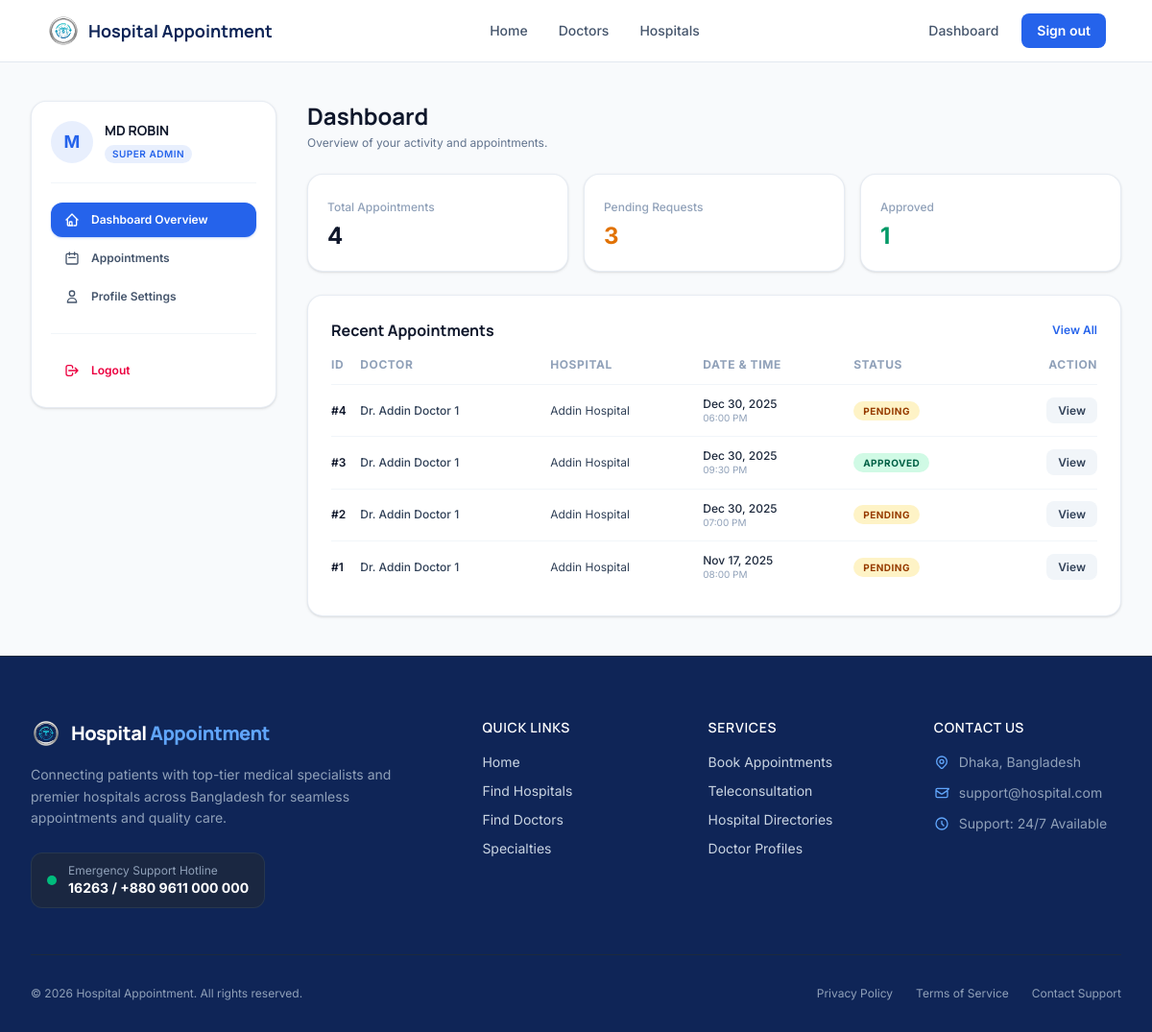
Page /user/dashboard/ (signed in) on the earlier database version.
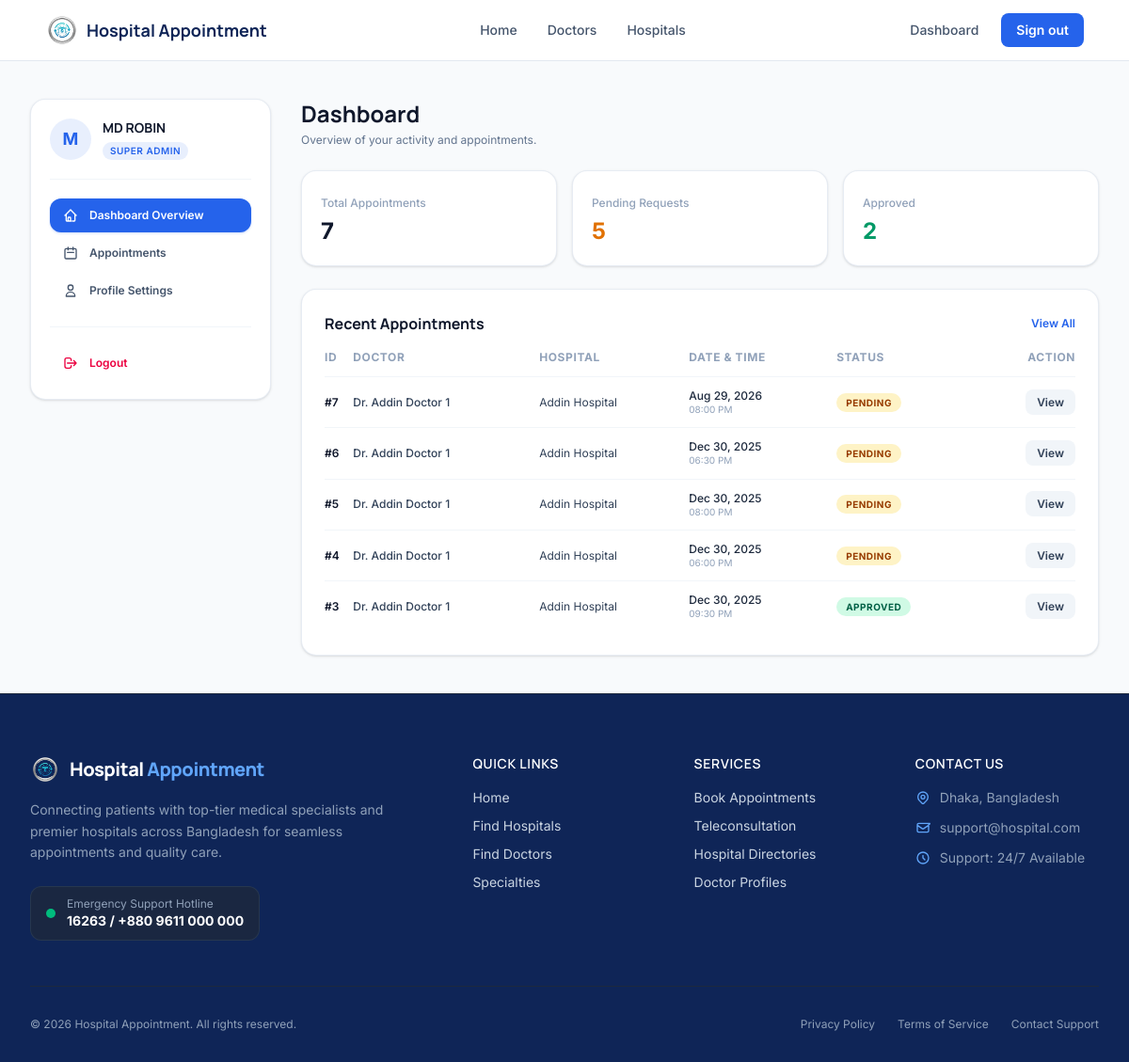
Same page on the later database version.
### apps/userApp/models.py (models this page shows, shortened)
class CustomUser(AbstractBaseUser, PermissionsMixin):
    full_name = models.CharField(max_length=255)
    email = models.EmailField(unique=True)
    phone = models.CharField(max_length=20, unique=True, blank=True, null=True)
    role = models.CharField(
        max_length=50,
        choices=ROLE_CHOICES,
        default='patient', # Default role for self-registered users
        help_text="Defines the user's role in the system."
    )
    hospital = models.ManyToManyField(
        'hospitalApp.Hospital',
        related_name='users',
        help_text="Hospital this user is associated with (Null for Super Admin/Patient)."
    )
    created_at = models.DateTimeField(default=timezone.now)
    is_active = models.BooleanField(default=True)
    is_staff = models.BooleanField(default=False)
    is_superuser = models.BooleanField(default=False)
    last_login = models.DateTimeField(null=True, blank=True)
    date_joined = models.DateTimeField(default=timezone.now)
    objects = CustomUserManager()
    USERNAME_FIELD = 'email'
    REQUIRED_FIELDS = ['full_name', 'role']

### apps/appointmentApp/models.py (models this page shows, shortened)
class Appointment(models.Model):
    patient = models.ForeignKey(
        CustomUser,
        on_delete=models.PROTECT,
        related_name="appointments_as_patient",
        limit_choices_to={"role": "patient"},
    )
    hospital = models.ForeignKey(
        Hospital, on_delete=models.PROTECT, related_name="appointments"
    )
    doctor = models.ForeignKey(
        DoctorProfile, on_delete=models.PROTECT, related_name="appointments"
    )
    appointment_date = models.DateField()
    appointment_time = models.TimeField()
    status = models.CharField(
        max_length=20, choices=APPOINTMENT_STATUS_CHOICES, default="pending"
    )
    created_by = models.ForeignKey(
        CustomUser,
        on_delete=models.PROTECT,
        related_name="appointments_created",
        help_text="User (Patient, Staff, or Admin) who booked the appointment.",
    )
    created_at = models.DateTimeField(default=timezone.now)
    class Meta:
        ordering = ["appointment_date", "appointment_time"]

### apps/doctorApp/models.py (models this page shows, shortened)
class DoctorProfile(models.Model):
    user = models.OneToOneField(
        CustomUser,
        on_delete=models.CASCADE,
        primary_key=True,
        related_name="doctor_profile",
        limit_choices_to={
            "role": "doctor"
        },  # Ensures only 'doctor' users get a profile
    )
    hospital = models.ManyToManyField(
        Hospital,
        related_name="doctors",
        help_text="One doctor can belongs to multiple hospitals.",
    )
    specialized = models.ManyToManyField(DoctorSpecialized, related_name="doctors")
    image = models.URLField(blank=True, null=True)
    chamber_room = models.CharField(max_length=50, blank=True, null=True)  # Optional
    fee = models.DecimalField(max_digits=10, decimal_places=2, default=0.00)
    search_count = models.PositiveIntegerField(default=0)
    created_at = models.DateTimeField(default=timezone.now)
    class Meta:
        verbose_name = "Doctor Profile"
        verbose_name_plural = "Doctor Profiles"

### apps/hospitalApp/models.py (models this page shows, shortened)
class Hospital(models.Model):
    name = models.CharField(max_length=255)
    slug = models.SlugField(unique=True, blank=True)
    address = models.TextField()
    contact = models.CharField(max_length=20)
    email = models.EmailField()
    image = models.URLField(blank=True, null=True)
    search_count = models.PositiveIntegerField(default=0)
    created_by = models.ForeignKey(
        "userApp.CustomUser",
        on_delete=models.PROTECT,  # Protects the hospital record from deletion if the creator is still needed
        related_name="hospitals_created",
        limit_choices_to={
            "role": "super_admin"
        },  # Only super admins can create hospitals
    )
    created_at = models.DateTimeField(default=timezone.now)
    class Meta:
        verbose_name = "Hospital"
        verbose_name_plural = "Hospitals"

### apps/userApp/views.py (the view)
# urls.py: path("dashboard/", views.dashboard_view, name="dashboard"),
@login_required(login_url="userApp:login")
def dashboard_view(request):
    current_url = request.resolver_match.url_name
    user = request.user
    context = {
        'current_tab': current_url,
    }
    if user.role == 'patient':
        appointments_qs = Appointment.objects.filter(patient=user)
    elif user.role == 'doctor':
        appointments_qs = Appointment.objects.filter(doctor__user=user)
    elif user.role in ['hospital_admin', 'staff']:
        appointments_qs = Appointment.objects.filter(hospital__in=user.hospital.all())
    else:  # super_admin
        appointments_qs = Appointment.objects.all()
    appointments_qs = appointments_qs.select_related(
        'doctor__user', 'patient', 'hospital'
    ).order_by('-id')
    if current_url == 'dashboard_profile':
        if request.method == 'POST':
            full_name = request.POST.get('full_name', '').strip()
            phone = request.POST.get('phone', '').strip()
            if full_name:
                user.full_name = full_name
                user.phone = phone
                user.save()
                messages.success(request, "Profile updated successfully.")
                return redirect('userApp:dashboard_profile')
            else:
                messages.error(request, "Full name cannot be empty.")
        context.update({'section': 'profile'})
    elif current_url == 'dashboard_appointment_list':
        context.update({
            'section': 'appointment_list',
            'appointments': appointments_qs,
        })
    else:
        context.update({
            'section': 'overview',
            'appointments_count': appointments_qs.count(),
            'pending_count': appointments_qs.filter(status='pending').count(),
            'approved_count': appointments_qs.filter(status='approved').count(),
            'recent_appointments': appointments_qs[:5],
        })
    return render(request, "userApp/profile/dashboard.html", context)

### apps/userApp/templates/userApp/profile/dashboard.html (shortened to what this page needs)
{% extends 'base.html' %}
{% block content %}
  <div class="max-w-7xl mx-auto px-4 sm:px-6 lg:px-8 py-10 w-full">
    <div class="flex flex-col md:flex-row gap-8">
      <aside class="w-full md:w-64 flex-shrink-0">
        <div class="bg-white rounded-2xl border border-slate-200/80 p-5 shadow-sm sticky top-6">
          <div class="pb-5 mb-5 border-b border-slate-100 flex items-center gap-3">
            <div class="w-11 h-11 rounded-full bg-blue/10 text-blue font-bold flex items-center justify-center text-lg flex-shrink-0">{{ user.full_name|slice:':1'|upper }}</div>
            <div class="min-w-0">
              <h3 class="text-sm font-bold text-slate-900 truncate">{{ user.full_name }}</h3>
              <span class="inline-block text-[10px] font-semibold uppercase tracking-wider text-blue bg-blue/10 rounded-full px-2 py-0.5 mt-0.5">{{ user.get_role_display }}</span>
            </div>
          </div>
          <nav class="space-y-1">
            <a href="{% url 'userApp:dashboard' %}"
              class="flex items-center gap-3 px-3.5 py-2.5 rounded-xl text-xs font-semibold transition-colors
                       {% if current_tab == 'dashboard' %}
                bg-blue text-white shadow-sm shadow-blue/20
              {% else %}
                text-slate-600 hover:bg-slate-50 hover:text-slate-900
              {% endif %}">
              <svg class="w-4 h-4" fill="none" stroke="currentColor" viewBox="0 0 24 24">
                <path stroke-linecap="round" stroke-linejoin="round" stroke-width="2" d="M3 12l2-2m0 0l7-7 7 7M5 10v10a1 1 1 0 001 1h3m10-11l2 2m-2-2v10a1 1 0 01-1 1h-3m-6 0a1 1 0 00-1-1v-4a1 1 0 011-1h2a1 1 0 011 1v4a1 1 0 001 1m-6 0h6" />
              </svg>Dashboard Overview
            </a>
            <a href="{% url 'userApp:dashboard_appointment_list' %}"
              class="flex items-center gap-3 px-3.5 py-2.5 rounded-xl text-xs font-semibold transition-colors
                       {% if current_tab == 'dashboard_appointment_list' %}
                bg-blue text-white shadow-sm shadow-blue/20
              {% else %}
                text-slate-600 hover:bg-slate-50 hover:text-slate-900
              {% endif %}">
              <svg class="w-4 h-4" fill="none" stroke="currentColor" viewBox="0 0 24 24">
                <path stroke-linecap="round" stroke-linejoin="round" stroke-width="2" d="M8 7V3m8 4V3m-9 8h10M5 21h14a2 2 0 002-2V7a2 2 0 00-2-2H5a2 2 0 00-2 2v12a2 2 0 002 2z" />
              </svg>Appointments
            </a>
            <a href="{% url 'userApp:dashboard_profile' %}"
              class="flex items-center gap-3 px-3.5 py-2.5 rounded-xl text-xs font-semibold transition-colors
                       {% if current_tab == 'dashboard_profile' %}
                bg-blue text-white shadow-sm shadow-blue/20
              {% else %}
                text-slate-600 hover:bg-slate-50 hover:text-slate-900
              {% endif %}">
              <svg class="w-4 h-4" fill="none" stroke="currentColor" viewBox="0 0 24 24">
                <path stroke-linecap="round" stroke-linejoin="round" stroke-width="2" d="M16 7a4 4 0 11-8 0 4 4 0 018 0zM12 14a7 7 0 00-7 7h14a7 7 0 00-7-7z" />
              </svg>Profile Settings
            </a>
          </nav>
          <form method="post" action="{% url 'userApp:logout' %}" class="pt-5 mt-5 border-t border-slate-100">
            <button type="submit" class="flex items-center gap-3 px-3.5 py-2.5 rounded-xl text-xs font-semibold text-rose-600 hover:bg-rose-50 transition-colors">
              <svg class="w-4 h-4" fill="none" stroke="currentColor" viewBox="0 0 24 24">
                <path stroke-linecap="round" stroke-linejoin="round" stroke-width="2" d="M17 16l4-4m0 0l-4-4m4 4H7m6 4v1a3 3 0 01-3 3H6a3 3 0 01-3-3V7a3 3 0 013-3h4a3 3 0 013 3v1" />
              </svg>Logout
            </button>
          </form>
        </div>
      </aside>
      <main class="flex-1 min-w-0">
        {% if section == 'overview' %}
          <div class="space-y-6">
            <div>
              <h1 class="text-2xl font-bold text-slate-900">Dashboard</h1>
              <p class="text-xs text-slate-500 mt-1">Overview of your activity and appointments.</p>
            </div>
            <div class="grid grid-cols-1 sm:grid-cols-3 gap-4">
              <div class="p-5 rounded-2xl bg-white border border-slate-200/80 shadow-sm">
                <span class="text-xs text-slate-400 font-medium">Total Appointments</span>
                <div class="text-2xl font-bold text-slate-900 mt-1">{{ appointments_count }}</div>
              </div>
              <div class="p-5 rounded-2xl bg-white border border-slate-200/80 shadow-sm">
                <span class="text-xs text-slate-400 font-medium">Pending Requests</span>
                <div class="text-2xl font-bold text-amber-600 mt-1">{{ pending_count }}</div>
              </div>
              <div class="p-5 rounded-2xl bg-white border border-slate-200/80 shadow-sm">
                <span class="text-xs text-slate-400 font-medium">Approved</span>
                <div class="text-2xl font-bold text-emerald-600 mt-1">{{ approved_count }}</div>
              </div>
            </div>
            <div class="bg-white rounded-2xl border border-slate-200/80 p-6 shadow-sm">
              <div class="flex items-center justify-between mb-4">
                <h2 class="text-base font-bold text-slate-900">Recent Appointments</h2>
                <a href="{% url 'userApp:dashboard_appointment_list' %}" class="text-xs font-semibold text-blue hover:underline">View All</a>
              </div>
              {% include 'userApp/profile/includes/appointment_table.html' with appointments=recent_appointments %}
            </div>
          </div>
        {% endif %}
      </main>
    </div>
  </div>
{% endblock %}

### apps/userApp/templates/userApp/profile/includes/appointment_table.html
{% if appointments %}
  <div class="overflow-x-auto">
    <table class="w-full text-left text-xs border-collapse">
      <thead>
        <tr class="border-b border-slate-100 text-slate-400 font-semibold uppercase tracking-wider">
          <th class="pb-3">ID</th>
          <th class="pb-3">Doctor</th>
          <th class="pb-3">Hospital</th>
          <th class="pb-3">Date & Time</th>
          <th class="pb-3">Status</th>
          <th class="pb-3 text-right">Action</th>
        </tr>
      </thead>
      <tbody class="divide-y divide-slate-100 text-slate-700">
        {% for app in appointments %}
          <tr class="hover:bg-slate-50/50 transition-colors">
            <td class="py-3 font-semibold text-slate-900">#{{ app.pk }}</td>
            <td class="py-3 font-medium">Dr. {{ app.doctor.user.full_name }}</td>
            <td class="py-3">{{ app.hospital.name }}</td>
            <td class="py-3">
              <div class="font-medium text-slate-800">{{ app.appointment_date|date:'M d, Y' }}</div>
              <div class="text-[10px] text-slate-400">{{ app.appointment_time|time:'h:i A' }}</div>
            </td>
            <td class="py-3">
              <span class="px-2.5 py-1 rounded-full text-[10px] font-bold uppercase tracking-wider
                        {% if app.status == 'approved' %}
                  bg-emerald-100 text-emerald-800
                {% elif app.status == 'pending' %}
                  bg-amber-100 text-amber-800
                {% elif app.status == 'cancelled' %}
                  bg-rose-100 text-rose-800
                {% else %}
                  bg-slate-100 text-slate-800
                {% endif %}">
                {{ app.get_status_display }}
              </span>
            </td>
            <td class="py-3 text-right">
              <a href="{% url 'appointmentApp:appointment_detail' pk=app.pk %}" class="px-3 py-1.5 rounded-lg bg-slate-100 hover:bg-slate-200 text-slate-700 font-semibold transition-colors">View</a>
            </td>
          </tr>
        {% endfor %}
      </tbody>
    </table>
  </div>
{% else %}
  <p class="text-xs text-slate-400 py-4 text-center">No appointments found.</p>
{% endif %}

Differences in the rows shown:
no longer on this page (row unchanged): Appointment: pk "2", doctor.user.full_name "Addin Doctor 1", hospital.name "Addin Hospital", appointment_date "Dec 30, 2025", appointment_time "07:00 PM", status "PENDING"
no longer on this page (row edited): Appointment: pk "1", doctor.user.full_name "Addin Doctor 1", hospital.name "Addin Hospital", appointment_date "Nov 17, 2025", appointment_time "08:00 PM", status "PENDING"
added Appointment: pk "7", doctor.user.full_name "Addin Doctor 1", hospital.name "Addin Hospital", appointment_date "Aug 29, 2026", appointment_time "08:00 PM", status "PENDING"
added Appointment: pk "6", doctor.user.full_name "Addin Doctor 1", hospital.name "Addin Hospital", appointment_date "Dec 30, 2025", appointment_time "06:30 PM", status "PENDING"
added Appointment: pk "5", doctor.user.full_name "Addin Doctor 1", hospital.name "Addin Hospital", appointment_date "Dec 30, 2025", appointment_time "08:00 PM", status "PENDING"
Other differences:
{{ appointments_count }}: "4" → "7"
{{ pending_count }}: "3" → "5"
{{ approved_count }}: "1" → "2"
